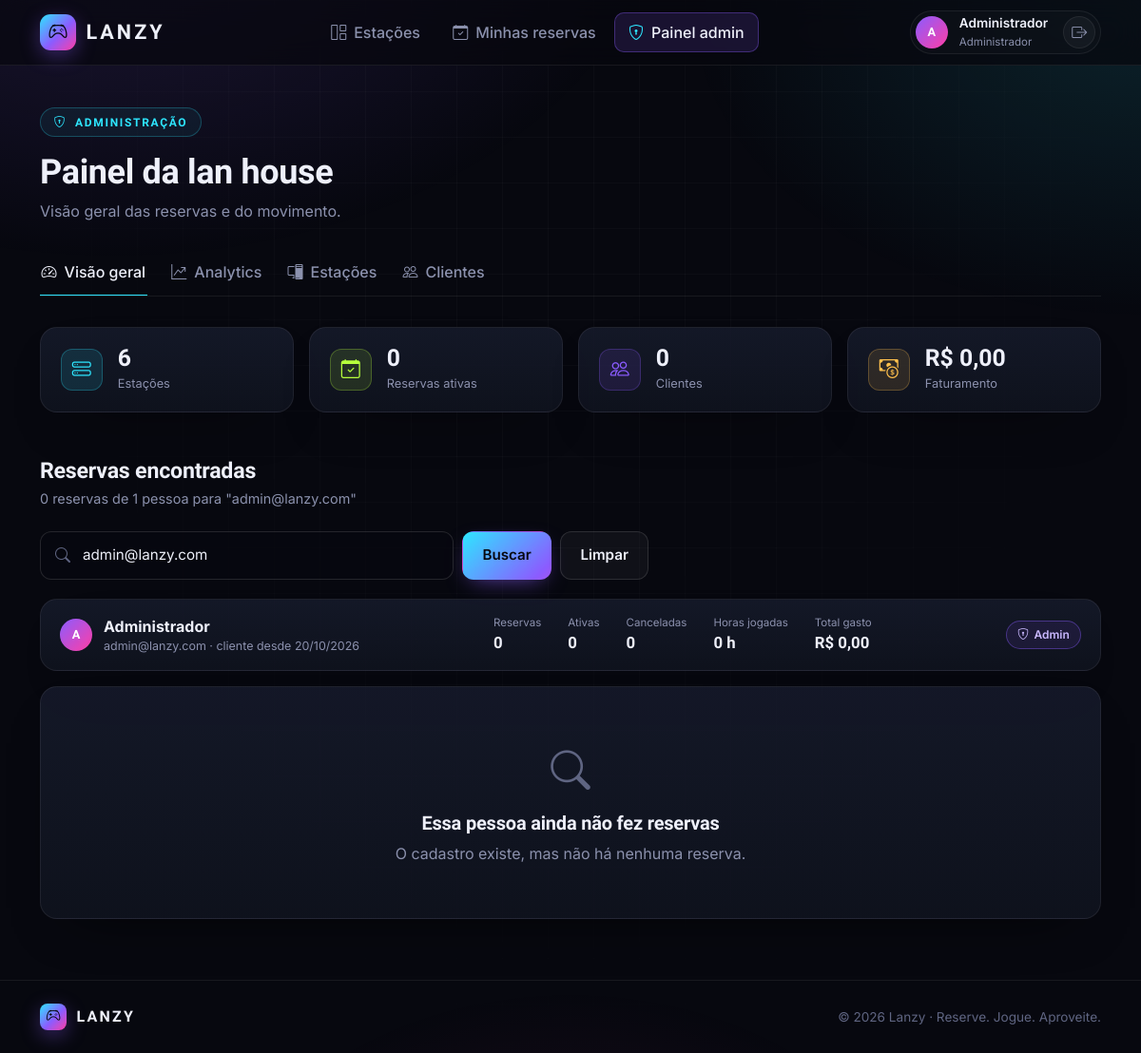
Screenshot of /admin/index.php?busca=admin@lanzy.com (signed in) with the database file from the repository.
### tables this page shows
CREATE TABLE usuarios (
    id INT AUTO_INCREMENT PRIMARY KEY,
    nome VARCHAR(100) NOT NULL,
    email VARCHAR(150) NOT NULL UNIQUE,
    senha VARCHAR(255) NOT NULL,
    tipo ENUM('cliente', 'admin') NOT NULL DEFAULT 'cliente',
    bloqueado TINYINT(1) NOT NULL DEFAULT 0,
    criado_em TIMESTAMP DEFAULT CURRENT_TIMESTAMP
);

### admin/index.php (the view, shortened to what this page needs)
<?php
require '../includes/auth.php';
require '../config/database.php';
list($busca, $termo) = termoBusca();
$ativas = 0;
$faturamento = 0;
$totalReservas = (int)$pdo->query('SELECT COUNT(*) FROM reservas')->fetchColumn();
$totalEstacoes = (int)$pdo->query("SELECT COUNT(*) FROM estacoes WHERE status <> 'inativa'")->fetchColumn();
$totalClientes = (int)$pdo->query("SELECT COUNT(*) FROM usuarios WHERE tipo = 'cliente'")->fetchColumn();
$sql = 'SELECT r.*, u.nome AS usuario_nome, u.email AS usuario_email, u.bloqueado AS usuario_bloqueado,
               e.nome AS estacao_nome, e.tipo AS estacao_tipo, e.marca AS estacao_marca
        FROM reservas r
        JOIN usuarios u ON u.id = r.usuario_id
        JOIN estacoes e ON e.id = r.estacao_id';
$params = [];
if ($busca !== '') {
    $sql .= ' WHERE u.nome LIKE ? OR u.email LIKE ?';
    $params = [$termo, $termo];
}
$sql .= ' ORDER BY r.data_reserva DESC, r.hora_inicio DESC';
$stmt = $pdo->prepare($sql);
$stmt->execute($params);
$reservas = $stmt->fetchAll();
$encontrados = [];
if ($busca !== '') {
    $stmt = $pdo->prepare('SELECT id, nome, email, tipo, bloqueado, criado_em FROM usuarios WHERE nome LIKE ? OR email LIKE ? ORDER BY nome');
    $stmt->execute([$termo, $termo]);
    foreach ($stmt->fetchAll() as $u) {
        $encontrados[$u['id']] = $u + ['reservas' => 0, 'ativas' => 0, 'canceladas' => 0, 'horas' => 0, 'gasto' => 0];
    }
}
require '../includes/header.php';
?>
<div class="container">
  <header class="lz-page-head lz-reveal">
    <span class="lz-eyebrow"><i class="bi bi-shield-lock"></i> Administração</span>
    <h1 class="mt-3">Painel da lan house</h1>
    <p>Visão geral das reservas e do movimento.</p>
  </header>
  <?php $abaAtiva = 'index.php'; require '../includes/admin-tabs.php'; ?>
  <div class="lz-stats mb-5">
    <div class="lz-panel lz-stat tone-pc lz-reveal" style="--i: 1">
      <span class="lz-stat-icon"><i class="bi bi-hdd-stack"></i></span>
      <div><strong><?= $totalEstacoes ?></strong><span>Estações</span></div>
    </div>
    <div class="lz-panel lz-stat tone-lime lz-reveal" style="--i: 2">
      <span class="lz-stat-icon"><i class="bi bi-calendar-check"></i></span>
      <div><strong><?= $ativas ?></strong><span>Reservas ativas</span></div>
    </div>
    <div class="lz-panel lz-stat tone-violet lz-reveal" style="--i: 3">
      <span class="lz-stat-icon"><i class="bi bi-people"></i></span>
      <div><strong><?= $totalClientes ?></strong><span>Clientes</span></div>
    </div>
    <div class="lz-panel lz-stat tone-amber lz-reveal" style="--i: 4">
      <span class="lz-stat-icon"><i class="bi bi-cash-coin"></i></span>
      <div><strong><?= dinheiro($faturamento) ?></strong><span>Faturamento</span></div>
    </div>
  </div>
  <div class="lz-section-head">
    <div>
      <h2><?= $busca !== '' ? 'Reservas encontradas' : 'Reservas' ?></h2>
      <p>
        <?php if ($busca !== ''): ?>
          <?= count($reservas) ?> <?= count($reservas) === 1 ? 'reserva' : 'reservas' ?> de <?= count($encontrados) ?> <?= count($encontrados) === 1 ? 'pessoa' : 'pessoas' ?> para "<?= e($busca) ?>"
        <?php else: ?>
          <?= $totalReservas > LIMITE_SEM_BUSCA ? 'Mostrando as ' . LIMITE_SEM_BUSCA . ' mais recentes de ' . $totalReservas . '. Busque um cliente para ver todas as reservas dele.' : $totalReservas . ' no total' ?>
        <?php endif; ?>
      </p>
    </div>
  </div>
  <?= formBusca($busca, 'Buscar cliente por nome ou e-mail') ?>
  <?php foreach ($encontrados as $p): ?>
    <div class="lz-panel lz-person lz-reveal">
      <div class="lz-cell">
        <span class="lz-avatar"><?= e(iniciais($p['nome'])) ?></span>
        <div>
          <strong><?= e($p['nome']) ?></strong>
          <small><?= e($p['email']) ?> · cliente desde <?= date('d/m/Y', strtotime($p['criado_em'])) ?></small>
        </div>
      </div>
      <div class="lz-person-stats">
        <div><span>Reservas</span><strong><?= $p['reservas'] ?></strong></div>
        <div><span>Ativas</span><strong><?= $p['ativas'] ?></strong></div>
        <div><span>Canceladas</span><strong><?= $p['canceladas'] ?></strong></div>
        <div><span>Horas jogadas</span><strong><?= round($p['horas']) ?> h</strong></div>
        <div><span>Total gasto</span><strong><?= dinheiro($p['gasto']) ?></strong></div>
      </div>
      <?php if ($p['tipo'] === 'admin'): ?>
        <span class="lz-chip lz-chip-night"><i class="bi bi-shield-lock"></i> Admin</span>
      <?php elseif ($p['bloqueado']): ?>
        <span class="lz-chip lz-chip-block"><i class="bi bi-person-slash"></i> Bloqueado</span>
      <?php else: ?>
        <span class="lz-chip lz-chip-ok"><i class="bi bi-person-check"></i> Ativo</span>
      <?php endif; ?>
    </div>
  <?php endforeach; ?>
  <div class="lz-panel lz-reveal" style="--i: 5">
    <?php if (!$reservas): ?>
      <div class="lz-empty">
        <?php if ($busca !== ''): ?>
          <i class="bi bi-search"></i>
          <h3><?= $encontrados ? 'Essa pessoa ainda não fez reservas' : 'Ninguém encontrado' ?></h3>
          <p class="mb-0"><?= $encontrados ? 'O cadastro existe, mas não há nenhuma reserva.' : 'Confira o nome ou tente parte dele, como só o sobrenome.' ?></p>
        <?php else: ?>
          <i class="bi bi-calendar-x"></i>
          <h3>Nenhuma reserva ainda</h3>
          <p class="mb-0">Assim que os clientes reservarem, elas aparecem aqui.</p>
        <?php endif; ?>
      </div>
    <?php endif; ?>
  </div>
</div>
<?php require '../includes/footer.php'; ?>

### rows the page displays
usuarios: nome "A", nome "Administrador", email "admin@lanzy.com", criado_em "20/10/2026", bloqueado "0", bloqueado "R$ 0,00", tipo "admin" (drawn)

### other values shown
iniciais($_SESSION['usuario_nome']) "A"
primeiroNome($_SESSION['usuario_nome']) "Administrador"
$aba[0] "Visão geral"
$aba[0] "Analytics"
$aba[0] "Estações"
$aba[0] "Clientes"
$totalEstacoes "6"
$ativas "0"
$totalClientes "0"
dinheiro($faturamento) "R$ 0,00"
count($reservas) "0"
count($encontrados) "1"
$busca "admin@lanzy.com"
